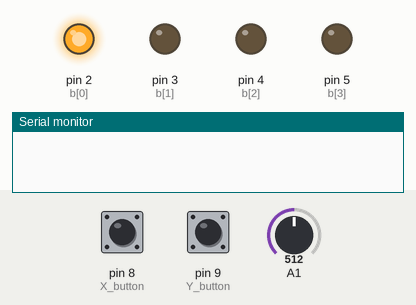
A sketch run on a simulated Arduino Uno, built with avr-gcc and run on an emulated ATmega328P. On the bench: output pins drawn as LEDs (lit = HIGH), the last lines printed to the serial monitor. The inputs (shaded band) are chosen by the test bench; at power-on: pin 8 (X_button) HIGH, pin 9 (Y_button) HIGH, A1 = 512.

Above: at 1.2 s.
1.3 s: pin 8 (X_button) pulled LOW for 0.15 s
At 1.9 s:
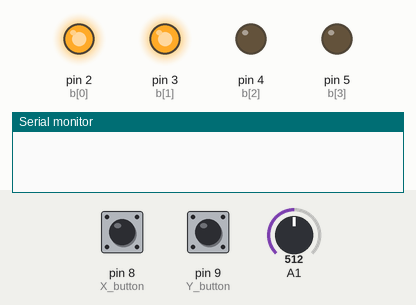
2.9 s: pin 8 (X_button) pulled LOW for 1 s
At 4.4 s:
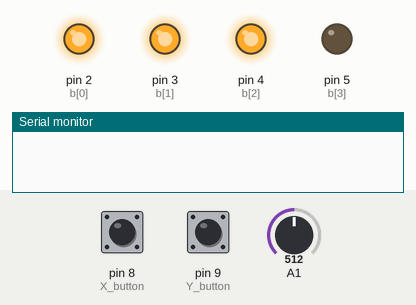
5.4 s: pin 8 (X_button) pulled LOW for 0.15 s
At 6.2 s:
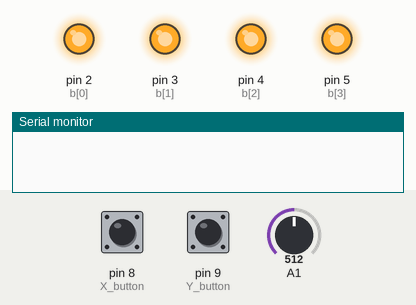
7.0 s: pin 8 (X_button) driven LOW and pin 9 (Y_button) driven LOW
At 8.1 s:
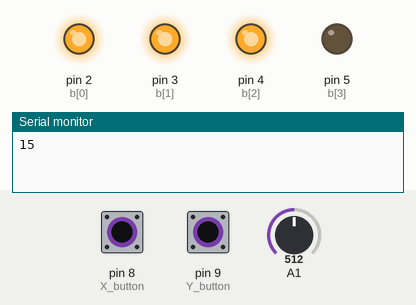
8.5 s: pin 9 (Y_button) pulsed HIGH 5 times (0.12 s each, 0.3 s apart)
At 10.5 s:
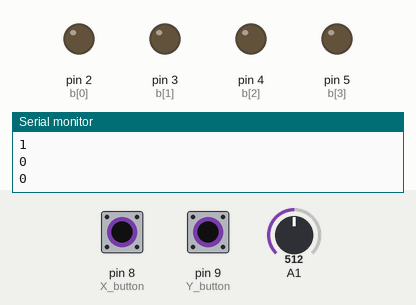
Timing chart, 0 to 12.0 s (numbered marks = the images above; inputs shaded):
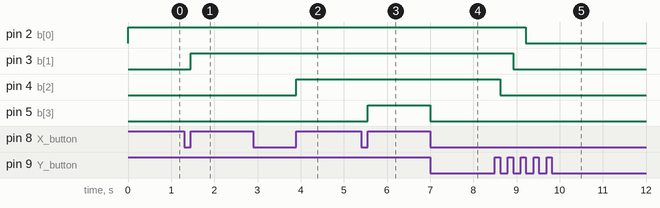

The sketch:

cslogin_lab3_part2.ino
```cpp
enum States{INIT, Active, Reset} SM1_state = INIT;
int X_button = 8;
int Y_button = 9;

// Array of Output Pin variables, set to the pins being used
const int b_size = 4;
const int b[b_size] = {2, 3, 4, 5};
// Output Buffer
int b_buf = 0x00;
// Input Variables

// Serial Monitor Buffer
int s_buf = 0x00;

/* 's' is an array of integers of size 8. Note that arrays start at 0
 We will use this to be able to see the individual bit values of the s_buf

 */
const int s_size = 8;
int s[s_size];

// We can also define our own helper functions. It is a good idea to use helper functions whenever they make sense.
// Normally we also define the return type (void for none)

// Read from the serial monitor into s_buf and the s[] array for individual bits
void readData()
{
    if(Serial.available())
        s_buf = Serial.parseInt();

    for(int i = (s_size - 1); i>=0; i--)  {
        s[i] = (s_buf >> i) & 0x01; // What's going on here?
        // ">>" bit shifting
        // "&" bit masking
    }

}
// Reset the Output Buffer.
void resetBuffer() {
    for(int i = 0; i < b_size; i++) {
        // Note this is an arduino function call to the pins
        digitalWrite(b[i], LOW);
    }
}
// Writes to the buffer. Note this function ORs the current value with the new value
// Note that size is an optional argument with default size the same as the buffer
void writeBuffer(unsigned char b_temp, int size = b_size)
{
    for (int i = (size - 1); i >= 0; i--) {
        if ((b_temp >> i) & 0x01) {
        digitalWrite(b[i], HIGH);
        }
    }


}


void setup(){
  //some set up (Default Arduino Function)
    pinMode(X_button, INPUT);
    pinMode(Y_button, INPUT_PULLUP);

    // LEDs
    for(int i = 0; i < b_size; i++)
    {
        pinMode(b[i], OUTPUT);
    }
    Serial.begin(9600);
}
// This function takes in the state as an argument & returns the current state
int SM1_Tick(int state){
    //Read thing
//    Serial.println();

    switch(state){ // State transitions
      case INIT:
         //State Transition
            state = Active;
        break;
      case Active:
        if ((map(analogRead(A1),0,255,0,15)-2 > 0) && ((digitalRead(X_button) == LOW) || (digitalRead(Y_button) == HIGH))) {
            state = Active;
        }
        else {
            state = Reset;
        }
        break;
      case Reset:
        if (!(map(analogRead(A1),0,255,0,15)-2 > 0)){
            state = Reset;
        }
        else if ((map(analogRead(A1),0,255,0,15)-2 > 0) && ((digitalRead(X_button) == HIGH) || (digitalRead(Y_button) == LOW))) {
            state = Active;
        }
         //State Transition
        break;
    }
    switch(state){ // State Action
      case INIT:
         //State Action
        break;
      case Active:
//        if (digitalRead(X_button) == LOW) {
            if(digitalRead(X_button) == HIGH) {
                // resetBuffer();
                s_buf = (s_buf << 1) + 1;

                if(s_buf > 15) {
                    s_buf = 15;
                    // resetBuffer();
                }

                b_buf = s_buf;
                writeBuffer(b_buf);
                while(digitalRead(X_button) == HIGH){}
            }
//        }
        else if (digitalRead(Y_button) == LOW) {
//            if(digitalRead(Y_button) == HIGH) {
                resetBuffer();
                Serial.println(s_buf);
                if(s_buf < 0) {
                    s_buf = 0;
                }
                else s_buf = (s_buf >> 1);

//                Serial.println(s_buf);

                b_buf = s_buf;
                writeBuffer(b_buf);
                while(digitalRead(Y_button) == LOW){}
            }
//        }
        break;
      case Reset:
        resetBuffer();
        s_buf = 0;
        break;
    }

    return state;
}

void loop(){
    ///Default arduino function
    // We have to cast the return value of the tick function to type States
    SM1_state = (States)SM1_Tick(SM1_state);
}
```

Measured:
- after the input at 1.3 s, pin 3 (b[1]): LOW → HIGH after 0.15 s
- after the input at 2.9 s, pin 4 (b[2]): LOW → HIGH after 1.0 s
- after the input at 5.4 s, pin 5 (b[3]): LOW → HIGH after 0.15 s
- after the input at 7.0 s, pin 5 (b[3]): HIGH → LOW at once
- after the input at 8.5 s, pin 2 (b[0]): HIGH → LOW after 0.72 s; pin 3 (b[1]): HIGH → LOW after 0.42 s; pin 4 (b[2]): HIGH → LOW after 0.12 s
